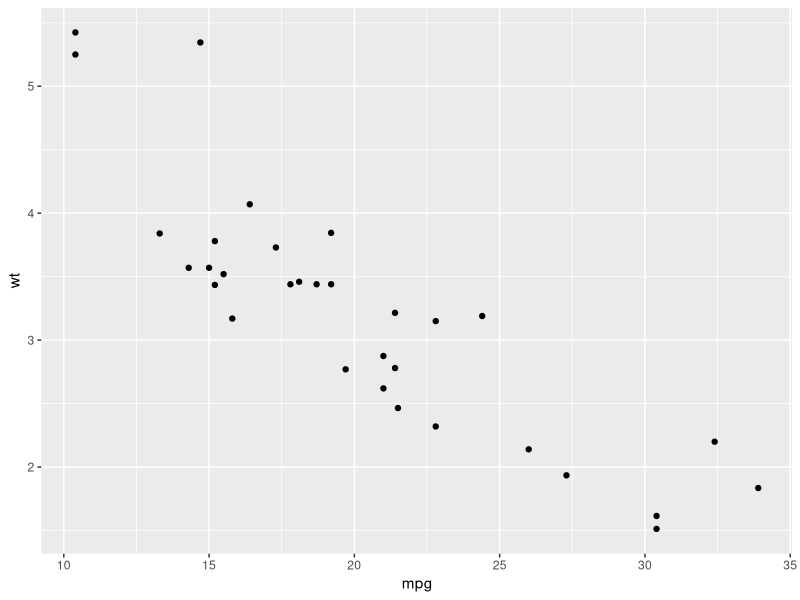
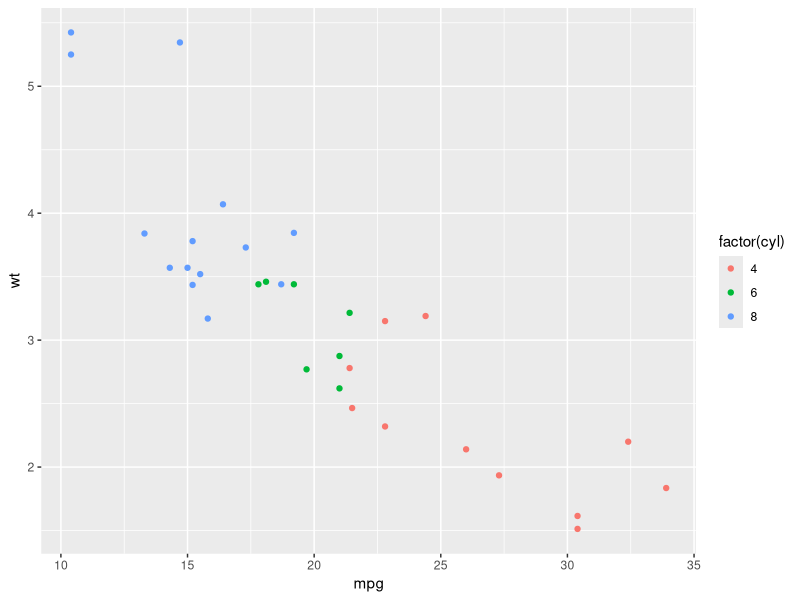
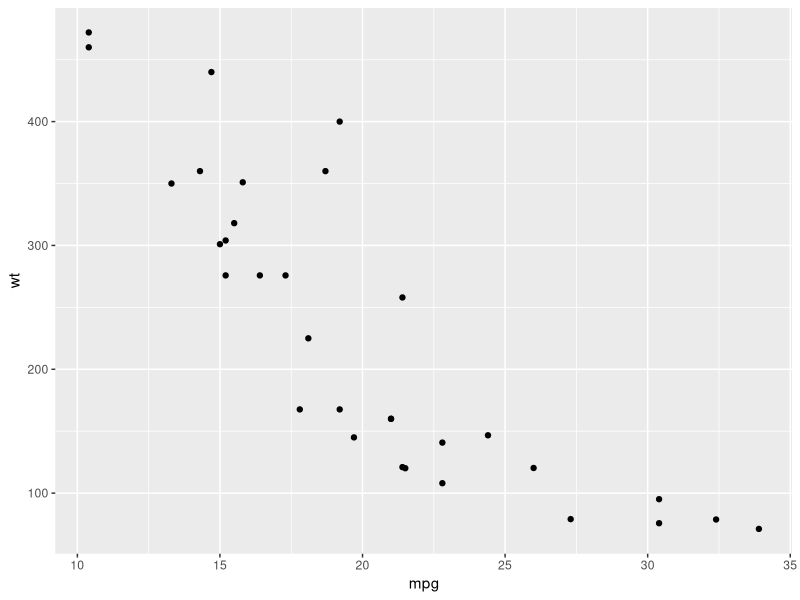
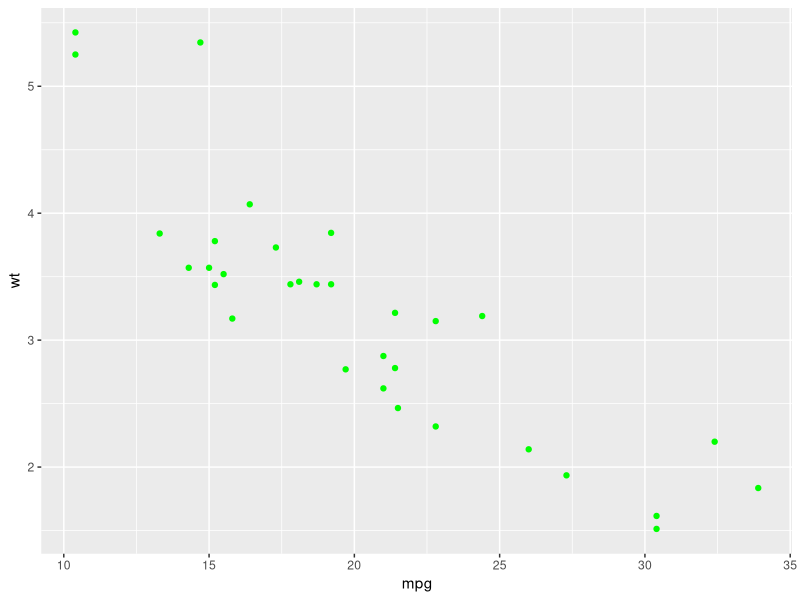
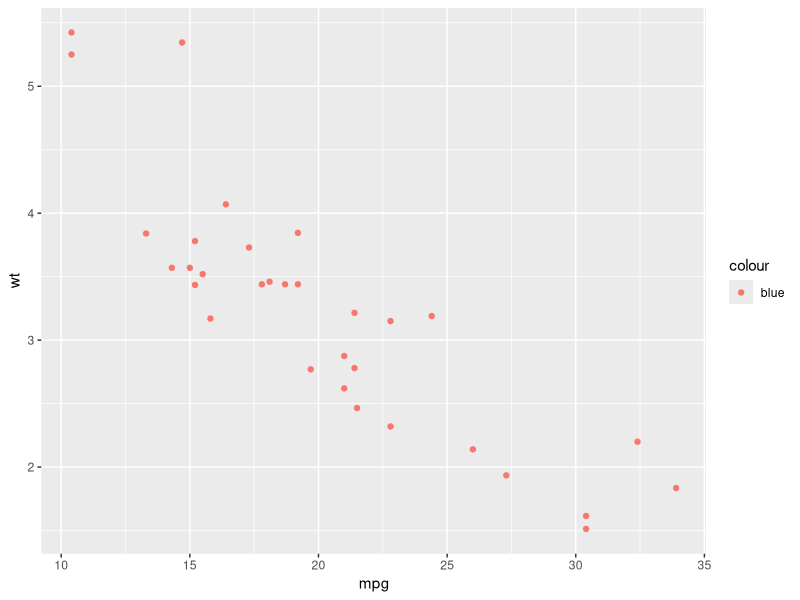
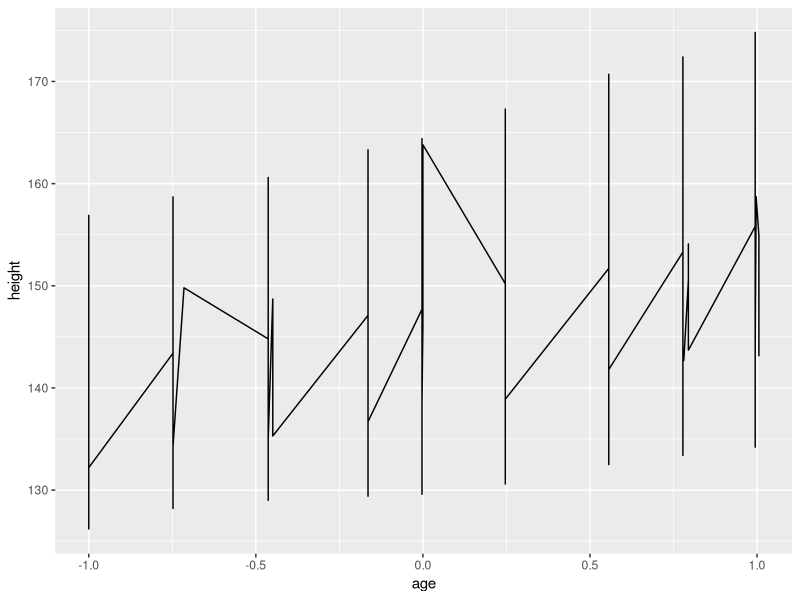
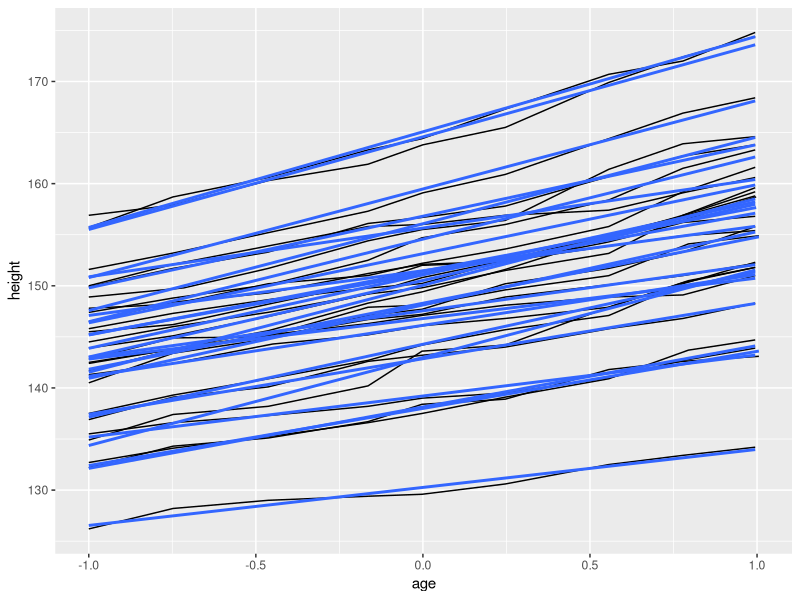
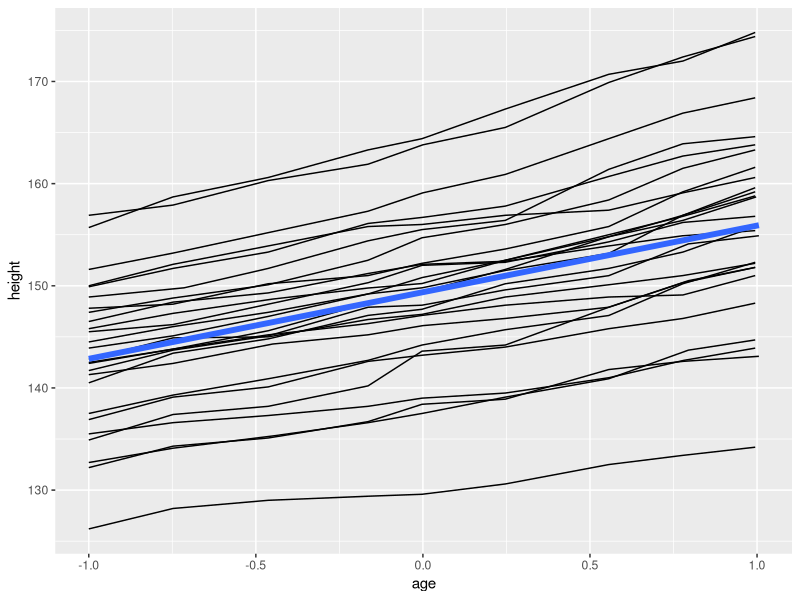

Write R code to recreate these figures, in order.
#Aesthetic mappings
library(ggplot2)

#Plots and Layers
p = ggplot(mtcars, aes(x = mpg, y = wt))
p + geom_point()
p + geom_point(aes(colour = factor(cyl)))
p + geom_point(aes(y = disp))
#Add aes(colour = cyl) ======>  aes(mpg, wt, colour = cyl)
#Override aes(y = disp) ======> aes(mpg, disp)
#Remove aes(y = NULL) ======> aes(mpg)

#Setting vs. mapping
# Mapping: aes(colour = cut))
# Setting: color = "red"
p + geom_point(colour = "green")
# is different from
p + geom_point(aes(colour = "blue"))
#When "green" is mapped to colour, it is treated 
#as a regular value and scaled with the default colour scale.

#Grouping
library(nlme)
data(package="nlme")
?Oxboys
head(Oxboys)
str(Oxboys)
p = ggplot(Oxboys, aes(age, height, group = Subject)) + geom_line()
ggplot(Oxboys, aes(age, height, group = 1)) + geom_line()

#Different groups on different layers
p + geom_smooth(aes(group = Subject), method="lm", se = F)
p + geom_smooth(aes(group = 1), method="lm", se = F, size=2)

#Overriding the default grouping.
#no need to specify the group aesthetic here; the default grouping
#works because occasion is a discrete variable
boysbox = ggplot(Oxboys, aes(Occasion, height)) + geom_boxplot()
boysbox
boysbox + geom_line(aes(group = Subject), colour = "blue")

#Geom
#Stat

#Position adjustments
#dodge: Adjust position by dodging overlaps to the side
#fill: Stack overlapping objects and standardise have equal height
#identity: Do not adjust position
#jitter: Jitter points to avoid overplotting
#stack: Stack overlapping objects on top of one another

ggplot(diamonds,
       aes(clarity, fill = cut)) + geom_bar(position = "stack")
ggplot(diamonds,
       aes(clarity, fill = cut)) + geom_bar(position = "fill")
ggplot(diamonds,
       aes(clarity, fill = cut)) + geom_bar(position = "dodge")



#You are limited only by your imagination!



